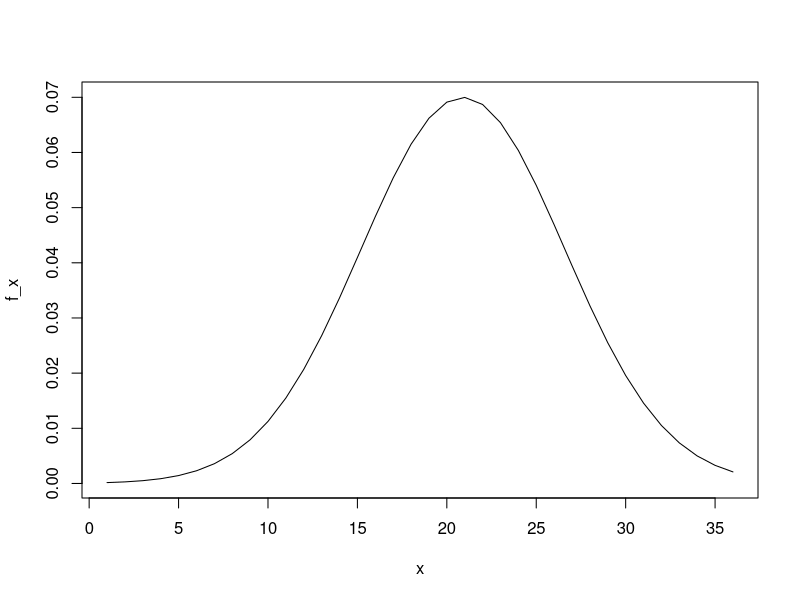
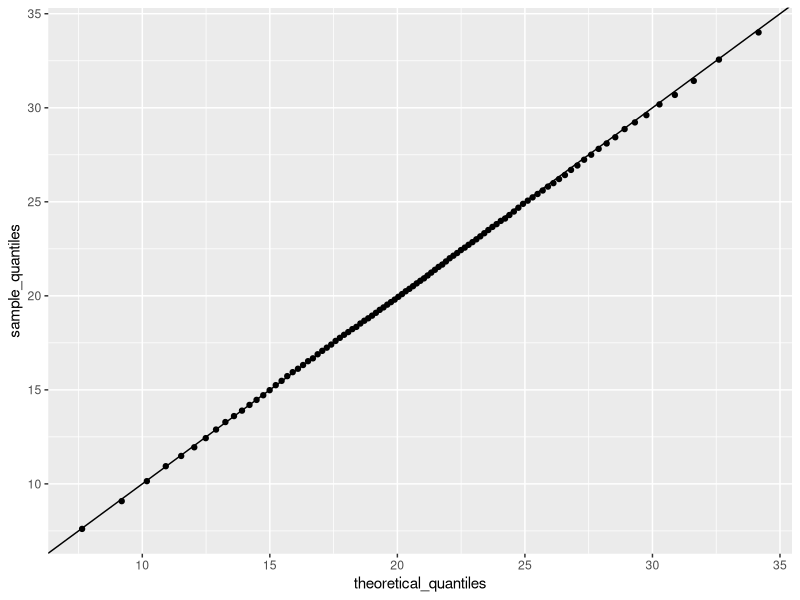

These charts were generated, in order, by the following R code:
library(tidyverse)
library(ggplot2)

# For the three year period 2016-2018, ACT standardized 
# test scores were approximately normally distributed with 
# a mean of 20.9 and standard deviation of 5.7. 
# (Real ACT scores are integers between 1 and 36, but we
# will ignore this detail and use continuous values instead.)

# First we'll simulate an ACT test score dataset and answer 
# some questions about it.
# Set the seed to 16, then use rnorm() to generate a normal
# distribution of 10000 tests with a mean of 20.9 and 
# standard deviation of 5.7. Save these values as act_scores. 
# You'll be using this dataset throughout these four multi-part questions.
set.seed(16)
act_scores_mean = 20.9
act_scores_sd = 5.7
act_scores = rnorm(10000, mean = act_scores_mean, sd = act_scores_sd)

# What is the mean of act_scores
mean(act_scores)

# What is the standard deviation of act_scores
sd(act_scores)

# A perfect score is 36 or greater (the maximum reported score is 36).
# In act_scores, how many perfect scores are there 
# out of 10,000 simulated tests?
sum(act_scores >= 36)

# In act_scores, what is the probability of an ACT score greater than 30?
mean(act_scores > 30)

# In act_scores, what is the probability of an ACT score less than or 
# equal to 10?
mean(act_scores <= 10)

# Set x equal to the sequence of integers 1 to 36. Use dnorm to determine
# the value of the probability density function over x given 
# a mean of 20.9 and standard deviation of 5.7; save the
# result as f_x. Plot x against f_x.

x = seq(36)
f_x = dnorm(x, mean = act_scores_mean, sd = act_scores_sd)
plot(x, f_x, type = "l")

# Convert to z-scores
act_z_scores = (act_scores - mean(act_scores))/sd(act_scores)

# What is the probability of a Z-score greater than 2 
# (2 standard deviations above the mean)?
mean(act_z_scores > 2)

# What ACT score value corresponds to 2 standard deviations
# above the mean (Z = 2)?
2*sd(act_scores) + mean(act_scores)

# A Z-score of 2 corresponds roughly to the 97.5th percentile.
# Use qnorm() to determine the 97.5th percentile of normally
# distributed data with the mean and standard deviation 
# observed in act_scores.
# What is the 97.5th percentile of act_scores?
qnorm(0.975, mean = act_scores_mean, sd = act_scores_sd)

# Write a function that takes a value and produces the 
# probability of an ACT score less than or equal to that 
# value (the CDF). Apply this function to the range 1 to 36.
values = seq(1, 36)
get_cdf = function(value) {
  mean(act_scores <= value)
}
probabilities = sapply(values, get_cdf)
min(which(probabilities >= 0.95))

# Use qnorm() to determine the expected 95th percentile, 
# the value for which the probability of receiving that score or lower is 0.95, 
# given a mean score of 20.9 and standard deviation of 5.7.
# What is the expected 95th percentile of ACT scores?
qnorm(0.95, mean = act_scores_mean, sd = act_scores_sd)

# Make a vector containing the quantiles for p <- seq(0.01, 0.99, 0.01), 
# the 1st through 99th percentiles of the act_scores data. Save these as 
# sample_quantiles.
quantiles = seq(0.01, 0.99, 0.01)
sample_quantiles = quantile(act_scores, probs = quantiles)
names(sample_quantiles[max(which(sample_quantiles < 26))])

# Make a corresponding set of theoretical quantiles 
# using qnorm() over the interval p <- seq(0.01, 0.99, 0.01) with mean 20.9 
# and standard deviation 5.7. Save these as theoretical_quantiles. 
# Make a QQ-plot graphing sample_quantiles on the y-axis versus
# theoretical_quantiles on the x-axis.
theoretical_quantiles = 
  qnorm(quantiles, mean = act_scores_mean, sd = act_scores_sd)
qplot(theoretical_quantiles, sample_quantiles) + geom_abline()
